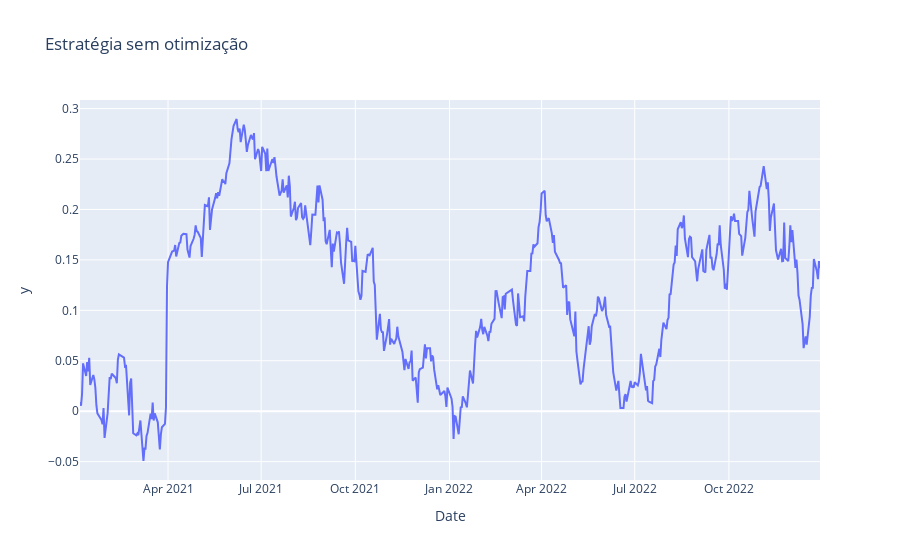

Notebook code cell kept with this figure:
### Code cell
weights_vanilla = np.full(n_stocks, 1/n_stocks)
vanilla_portfolio = (returns*weights_vanilla).sum(axis=1)
vanilla_portfolio = vanilla_portfolio + 1
vanilla_portfolio = vanilla_portfolio.cumprod() - 1
px.line(vanilla_portfolio, title='Estratégia sem otimização', x=vanilla_portfolio.index, y=vanilla_portfolio.values)

### Figure 1 — Plotly figure (JSON) as saved in the notebook; plotly's stock layout.template omitted (floating-point values rounded to 4 significant figures; data arrays with more than 128 entries replaced by an {"elided": "..."} marker saying what was removed)
{"data": [{"hovertemplate": "Date=%{x}<br>y=%{y}<extra></extra>", "legendgroup": "", "line": {"color": "#636efa", "dash": "solid"}, "marker": {"symbol": "circle"}, "mode": "lines", "name": "", "orientation": "v", "showlegend": false, "type": "scatter", "x": {"elided": "496 str values"}, "xaxis": "x", "y": {"elided": "496 float values"}, "yaxis": "y"}], "layout": {"legend": {"tracegroupgap": 0}, "title": {"text": "Estratégia sem otimização"}, "xaxis": {"anchor": "y", "domain": [0, 1], "title": {"text": "Date"}}, "yaxis": {"anchor": "x", "domain": [0, 1], "title": {"text": "y"}}}}
